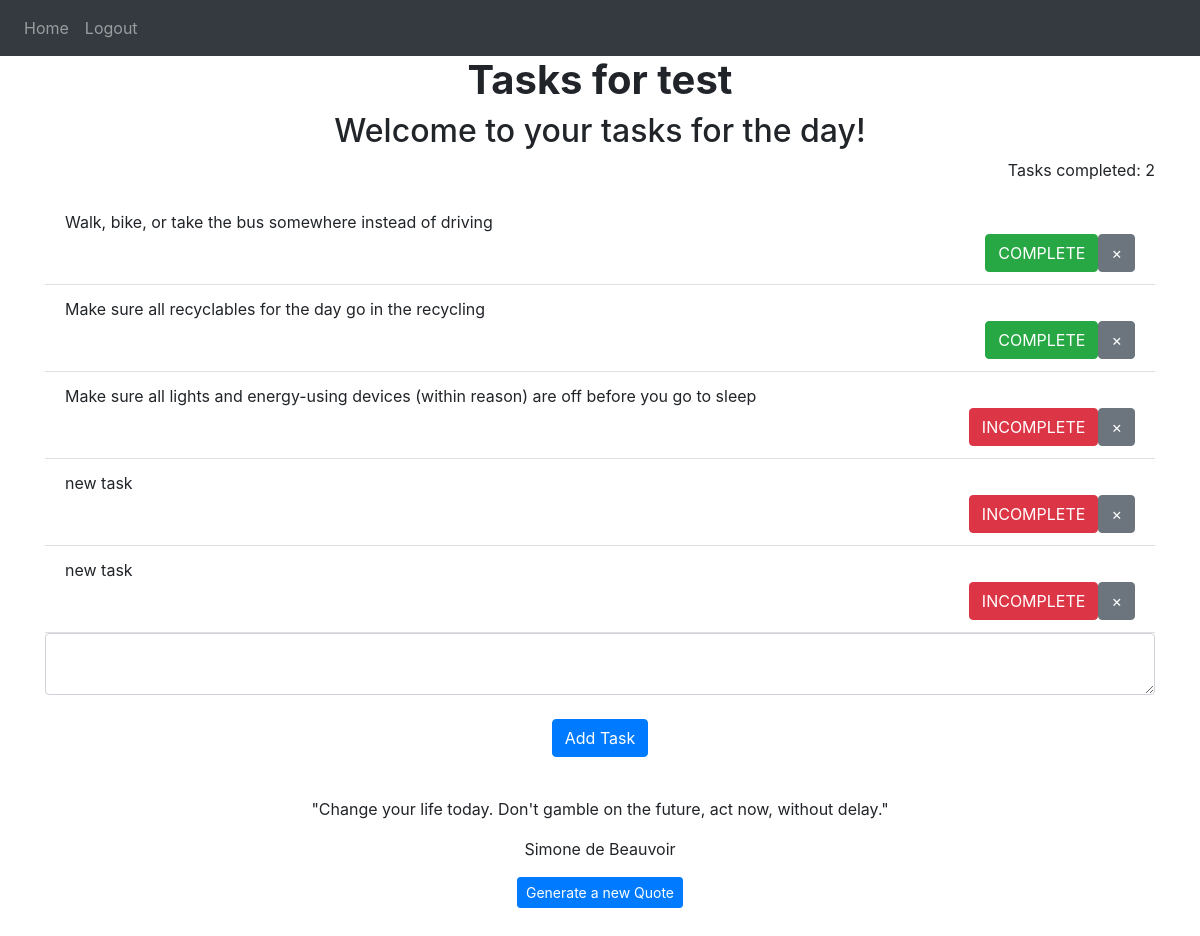
The app's page / (signed in) with its own data.
### website/models.py (models this page shows)
class User(db.Model, UserMixin): # create a new class to inherit from the UserMixin class
    id = db.Column(db.Integer, primary_key=True) # create a new column called id with type Integer and primary key
    email = db.Column(db.String(150), unique=True, nullable=False) # create a new column called email with type String and unique and has to be filled
    password = db.Column(db.String(150), nullable=False) # create a new column called password with type String and has to be filled
    first_name = db.Column(db.String(150))
    notes = db.relationship('Note') # create a relationship between the user and the note table
    user_state = db.Column(db.String(150))
    total_points = db.Column(db.Integer, default=0) # a column in the database with type Integer and default value of 0

class Note(db.Model):
    id = db.Column(db.Integer, primary_key=True)
    data = db.Column(db.String(10000))
    date = db.Column(db.DateTime(timezone=True), default=func.now())
    user_id = db.Column(db.Integer, db.ForeignKey('user.id')) # foreign key to user table to get the user id of who made the note
    points = db.Column(db.Integer)
    complete = db.Column(db.Boolean, default=False)

### website/routes.py (the view, shortened to what this page needs)
@routes.route('/', methods=['GET', "POST"])
@login_required
def home():
    return render_template("home.html", user=current_user)

### website/__init__.py (called while the page is built)
def create_app():
    app = Flask(__name__)
    app.config['SECRET_KEY'] = 'secret key for cookies'
    app.config['SQLALCHEMY_DATABASE_URI'] = f'sqlite:///{DB_NAME}'
    db.init_app(app) # init db with current app
    from .routes import routes
    from .auth import auth
    app.register_blueprint(routes, url_prefix='/')
    app.register_blueprint(auth, url_prefix='/')
    from .models import User, Note
    login_manager = LoginManager()
    login_manager.login_view = 'auth.login'
    login_manager.init_app(app)
    @login_manager.user_loader
    def load_user(id):
        return User.query.get(int(id))
    create_database(app)
    return app

### website/templates/home.html (shortened to what this page needs)
{% extends "base.html" %} {% block title %}Home{% endblock %} {% block content
%}
<h1 align="center"><b>Tasks for {{ user.first_name }}</b><br>
</h1>
<h2 align="center">Welcome to your tasks for the day!</h2>
<p align="right">Tasks completed: {{ user.total_points }}</p>
<ul class="list-group list-group-flush" id="notes">
  {% for note in user.notes %}
  <li class="list-group-item">
    <div class="note-container">
      <div class="note-data">{{ note.data }}</div>
      <div class="note-actions d-flex flex-row">
        <div class="note-complete">
          {% if note.complete %}
            <button class="btn btn-success" onClick="addPoints({{ note.id }})">COMPLETE</button>
          {% else %}
            <button class="btn btn-danger" onClick="addPoints({{ note.id }})">INCOMPLETE</button>
          {% endif %}
        </div>
        <div class="note-close">
          <button type="button" class="btn btn-secondary" onClick="deleteNote({{ note.id }})">
            <span aria-hidden="true">&times;</span>
          </button>
        </div>
      </div>
    </div>
  </li>
  {% endfor %}
</ul>
<form method="POST">
  <textarea name="note" id="note" class="form-control"></textarea>
  <br />
  <div align="center">
    <button type="submit" class="btn btn-primary">Add Task</button>
  </div>
</form>
     <div align="center" style="margin: 30px; padding: 10px" mid="quote-container">
        <div id="quote-l">
            <blockquote id="quote-line">"Change your life today. Don't gamble on the future, act now, without delay."</blockquote>
        </div>
        <div  id="quote-a">
            <p id="quote-line" id="quote-author">Simone de Beauvoir</p>
        </div>
        <a style="color: white;" onClick="genQuote();" class="waves-light btn btn-primary btn-sm quote-b">Generate a new Quote</a>
    </div>
{% endblock %}

### website/static/stylesheet.css (style rules this page uses)
.note-container div { justify-content: end; }

### records on screen
User: first_name "test", total_points "2"
Note: data "Walk, bike, or take the bus somewhere instead of driving"
Note: data "Make sure all recyclables for the day go in the recycling"
Note: data "Make sure all lights and energy-using devices (within reason) are off before you go to sleep"
Note: data "new task"
Note: data "new task"
